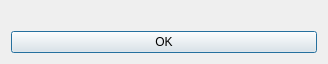
<?xml version="1.0" encoding="UTF-8"?>
<ui version="4.0">
 <class>Dialog</class>
 <widget class="QDialog" name="Dialog">
  <property name="geometry">
   <rect>
    <x>0</x>
    <y>0</y>
    <width>328</width>
    <height>62</height>
   </rect>
  </property>
  <property name="windowTitle">
   <string/>
  </property>
  <layout class="QVBoxLayout" name="verticalLayout">
   <item>
    <widget class="QLabel" name="label">
     <property name="text">
      <string/>
     </property>
    </widget>
   </item>
   <item>
    <layout class="QHBoxLayout" name="horizontalLayout">
     <item>
      <widget class="QPushButton" name="pushButton">
       <property name="text">
        <string>OK</string>
       </property>
      </widget>
     </item>
    </layout>
   </item>
  </layout>
 </widget>
 <resources/>
 <connections/>
</ui>
